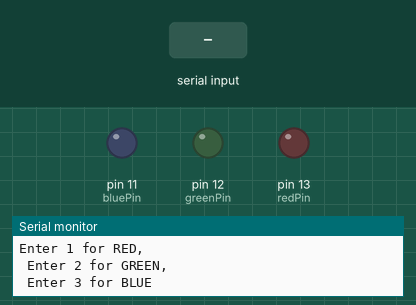
Bench run of a sketch on a simulated Arduino Uno, built with avr-gcc and run on an emulated ATmega328P. Shown: output pins drawn as LEDs (lit = HIGH), the last lines printed to the serial monitor. Inputs (shaded band) come from the test bench.

Above: at 1.2 s.
1.3 s: "1\n" received over Serial
At 2.5 s:
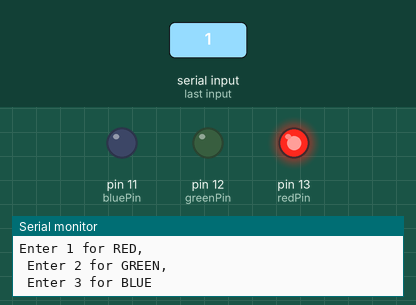
2.8 s: "2\n" received over Serial
At 3.8 s:
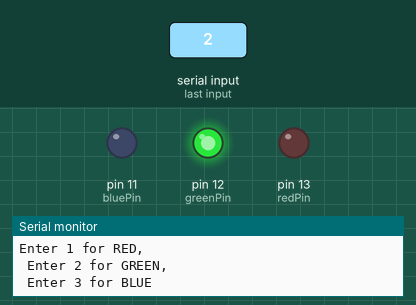
4.3 s: "3\n" received over Serial
At 4.9 s:
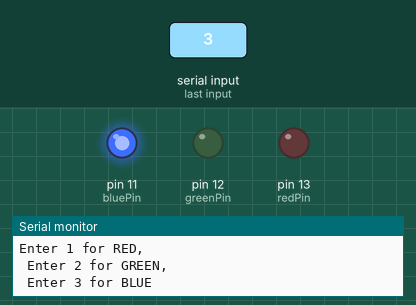
Timing chart, 0 to 7.3 s (numbered marks = the images above; inputs shaded):
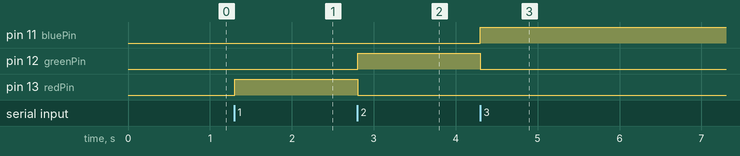

The sketch:

11_multicolor_led_user_input.ino
```cpp
String message = "Enter 1 for RED, \n Enter 2 for GREEN, \n Enter 3 for BLUE";
int userOption = 0;

int redPin = 13;
int greenPin = 12;
int bluePin = 11;

void setup() {
  Serial.begin(9600);
  // put your setup code here, to run once:
  pinMode(redPin, OUTPUT);
  pinMode(greenPin, OUTPUT);
  pinMode(bluePin, OUTPUT);
}

void ledAction(int userOption) {
  switch (userOption) {
    case 1:
      digitalWrite(redPin, HIGH);
      digitalWrite(greenPin, LOW);
      digitalWrite(bluePin, LOW);
      break;
    case 2:
      digitalWrite(greenPin, HIGH);
      digitalWrite(redPin, LOW);
      digitalWrite(bluePin, LOW);
      break;
    case 3:
      digitalWrite(bluePin, HIGH);
      digitalWrite(redPin, LOW);
      digitalWrite(greenPin, LOW);
      break;
    default:
      Serial.println("input not matched with avalable options");
      break;
  }
}


int userInput() {

  Serial.println(message);
  while (Serial.available() == 0) {}
  userOption = Serial.parseInt();

  if (userOption > 0 && userOption < 4) {
    ledAction(userOption);
  } else {
    Serial.println("invalid Option please provide input again ");
    userInput();
  }
  return userOption;
}


void loop() {

  userOption = userInput();

  ledAction(userOption);

}
```

Measured:
- after the input at 1.3 s, pin 13 (redPin): LOW → HIGH at once
- after the input at 2.8 s, pin 12 (greenPin): LOW → HIGH at once; pin 13 (redPin): HIGH → LOW at once
- after the input at 4.3 s, pin 11 (bluePin): LOW → HIGH at once; pin 12 (greenPin): HIGH → LOW at once
